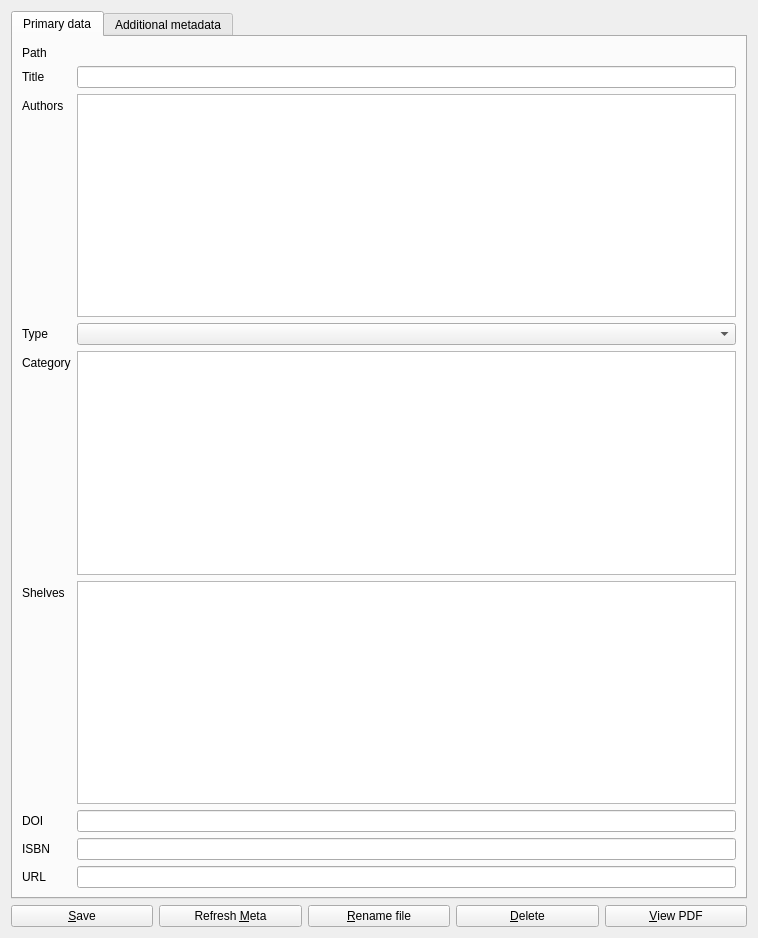
<?xml version="1.0" encoding="UTF-8"?>
<ui version="4.0">
 <class>EditDocument</class>
 <widget class="QWidget" name="EditDocument">
  <property name="geometry">
   <rect>
    <x>0</x>
    <y>0</y>
    <width>758</width>
    <height>938</height>
   </rect>
  </property>
  <property name="windowTitle">
   <string>Form</string>
  </property>
  <layout class="QVBoxLayout" name="verticalLayout">
   <item>
    <widget class="QTabWidget" name="tabWidget">
     <property name="currentIndex">
      <number>0</number>
     </property>
     <widget class="QWidget" name="primary_data_tab">
      <attribute name="title">
       <string>Primary data</string>
      </attribute>
      <layout class="QHBoxLayout" name="horizontalLayout_2">
       <item>
        <layout class="QFormLayout" name="formLayout_2">
         <item row="0" column="0">
          <widget class="QLabel" name="label_2">
           <property name="text">
            <string>Path</string>
           </property>
          </widget>
         </item>
         <item row="0" column="1">
          <widget class="QLabel" name="path">
           <property name="text">
            <string/>
           </property>
           <property name="textInteractionFlags">
            <set>Qt::LinksAccessibleByMouse|Qt::TextSelectableByKeyboard|Qt::TextSelectableByMouse</set>
           </property>
          </widget>
         </item>
         <item row="1" column="0">
          <widget class="QLabel" name="label">
           <property name="text">
            <string>Title</string>
           </property>
          </widget>
         </item>
         <item row="1" column="1">
          <widget class="QLineEdit" name="title"/>
         </item>
         <item row="2" column="0">
          <widget class="QLabel" name="label_3">
           <property name="text">
            <string>Authors</string>
           </property>
          </widget>
         </item>
         <item row="2" column="1">
          <widget class="QListView" name="authors">
           <property name="sizePolicy">
            <sizepolicy hsizetype="Expanding" vsizetype="MinimumExpanding">
             <horstretch>0</horstretch>
             <verstretch>0</verstretch>
            </sizepolicy>
           </property>
           <property name="contextMenuPolicy">
            <enum>Qt::CustomContextMenu</enum>
           </property>
           <property name="editTriggers">
            <set>QAbstractItemView::NoEditTriggers</set>
           </property>
           <property name="tabKeyNavigation">
            <bool>true</bool>
           </property>
           <property name="selectionMode">
            <enum>QAbstractItemView::ExtendedSelection</enum>
           </property>
           <property name="resizeMode">
            <enum>QListView::Adjust</enum>
           </property>
          </widget>
         </item>
         <item row="3" column="0">
          <widget class="QLabel" name="label_4">
           <property name="text">
            <string>Type</string>
           </property>
          </widget>
         </item>
         <item row="3" column="1">
          <widget class="QComboBox" name="document_type"/>
         </item>
         <item row="4" column="0">
          <widget class="QLabel" name="label_17">
           <property name="text">
            <string>Category</string>
           </property>
          </widget>
         </item>
         <item row="4" column="1">
          <widget class="QTreeView" name="category">
           <property name="selectionMode">
            <enum>QAbstractItemView::MultiSelection</enum>
           </property>
           <attribute name="headerVisible">
            <bool>false</bool>
           </attribute>
          </widget>
         </item>
         <item row="5" column="0">
          <widget class="QLabel" name="label_18">
           <property name="text">
            <string>Shelves</string>
           </property>
          </widget>
         </item>
         <item row="5" column="1">
          <widget class="QListView" name="shelves">
           <property name="contextMenuPolicy">
            <enum>Qt::CustomContextMenu</enum>
           </property>
          </widget>
         </item>
         <item row="6" column="0">
          <widget class="QLabel" name="label_14">
           <property name="text">
            <string>DOI</string>
           </property>
          </widget>
         </item>
         <item row="6" column="1">
          <widget class="QLineEdit" name="doi"/>
         </item>
         <item row="7" column="0">
          <widget class="QLabel" name="label_15">
           <property name="text">
            <string>ISBN</string>
           </property>
          </widget>
         </item>
         <item row="7" column="1">
          <widget class="QLineEdit" name="isbn"/>
         </item>
         <item row="8" column="0">
          <widget class="QLabel" name="label_16">
           <property name="text">
            <string>URL</string>
           </property>
          </widget>
         </item>
         <item row="8" column="1">
          <widget class="QLineEdit" name="url"/>
         </item>
        </layout>
       </item>
      </layout>
     </widget>
     <widget class="QWidget" name="additional_meta_tab">
      <attribute name="title">
       <string>Additional metadata</string>
      </attribute>
      <widget class="QWidget" name="layoutWidget">
       <property name="geometry">
        <rect>
         <x>0</x>
         <y>0</y>
         <width>431</width>
         <height>871</height>
        </rect>
       </property>
       <layout class="QFormLayout" name="formLayout">
        <item row="0" column="0">
         <widget class="QLabel" name="label_5">
          <property name="text">
           <string>Abstract</string>
          </property>
         </widget>
        </item>
        <item row="1" column="0">
         <widget class="QLabel" name="label_6">
          <property name="text">
           <string>Publication</string>
          </property>
         </widget>
        </item>
        <item row="1" column="1">
         <widget class="QLineEdit" name="publication"/>
        </item>
        <item row="2" column="0">
         <widget class="QLabel" name="label_7">
          <property name="text">
           <string>Edition</string>
          </property>
         </widget>
        </item>
        <item row="2" column="1">
         <widget class="QLineEdit" name="edition"/>
        </item>
        <item row="3" column="0">
         <widget class="QLabel" name="label_8">
          <property name="text">
           <string>Volume</string>
          </property>
         </widget>
        </item>
        <item row="3" column="1">
         <widget class="QLineEdit" name="volume"/>
        </item>
        <item row="4" column="0">
         <widget class="QLabel" name="label_9">
          <property name="text">
           <string>Issue</string>
          </property>
         </widget>
        </item>
        <item row="4" column="1">
         <widget class="QLineEdit" name="issue"/>
        </item>
        <item row="5" column="0">
         <widget class="QLabel" name="label_10">
          <property name="text">
           <string>Pages</string>
          </property>
         </widget>
        </item>
        <item row="5" column="1">
         <widget class="QLineEdit" name="pages"/>
        </item>
        <item row="6" column="0">
         <widget class="QLabel" name="label_11">
          <property name="text">
           <string>Date</string>
          </property>
         </widget>
        </item>
        <item row="6" column="1">
         <widget class="QDateEdit" name="date"/>
        </item>
        <item row="7" column="0">
         <widget class="QLabel" name="label_12">
          <property name="text">
           <string>Series</string>
          </property>
         </widget>
        </item>
        <item row="7" column="1">
         <widget class="QLineEdit" name="series"/>
        </item>
        <item row="8" column="0">
         <widget class="QLabel" name="label_13">
          <property name="text">
           <string>Language</string>
          </property>
         </widget>
        </item>
        <item row="8" column="1">
         <widget class="QLineEdit" name="language"/>
        </item>
        <item row="0" column="1">
         <widget class="QTextEdit" name="doc_abstract"/>
        </item>
       </layout>
      </widget>
     </widget>
    </widget>
   </item>
   <item>
    <layout class="QHBoxLayout" name="horizontalLayout">
     <item>
      <widget class="QPushButton" name="save_button">
       <property name="text">
        <string>&amp;Save</string>
       </property>
       <property name="shortcut">
        <string>Ctrl+S</string>
       </property>
      </widget>
     </item>
     <item>
      <widget class="QPushButton" name="update_meta_button">
       <property name="text">
        <string>Refresh &amp;Meta</string>
       </property>
      </widget>
     </item>
     <item>
      <widget class="QPushButton" name="rename_file_button">
       <property name="text">
        <string>&amp;Rename file</string>
       </property>
      </widget>
     </item>
     <item>
      <widget class="QPushButton" name="delete_button">
       <property name="text">
        <string>&amp;Delete</string>
       </property>
      </widget>
     </item>
     <item>
      <widget class="QPushButton" name="view_button">
       <property name="text">
        <string>&amp;View PDF</string>
       </property>
      </widget>
     </item>
    </layout>
   </item>
  </layout>
 </widget>
 <resources/>
 <connections/>
</ui>
